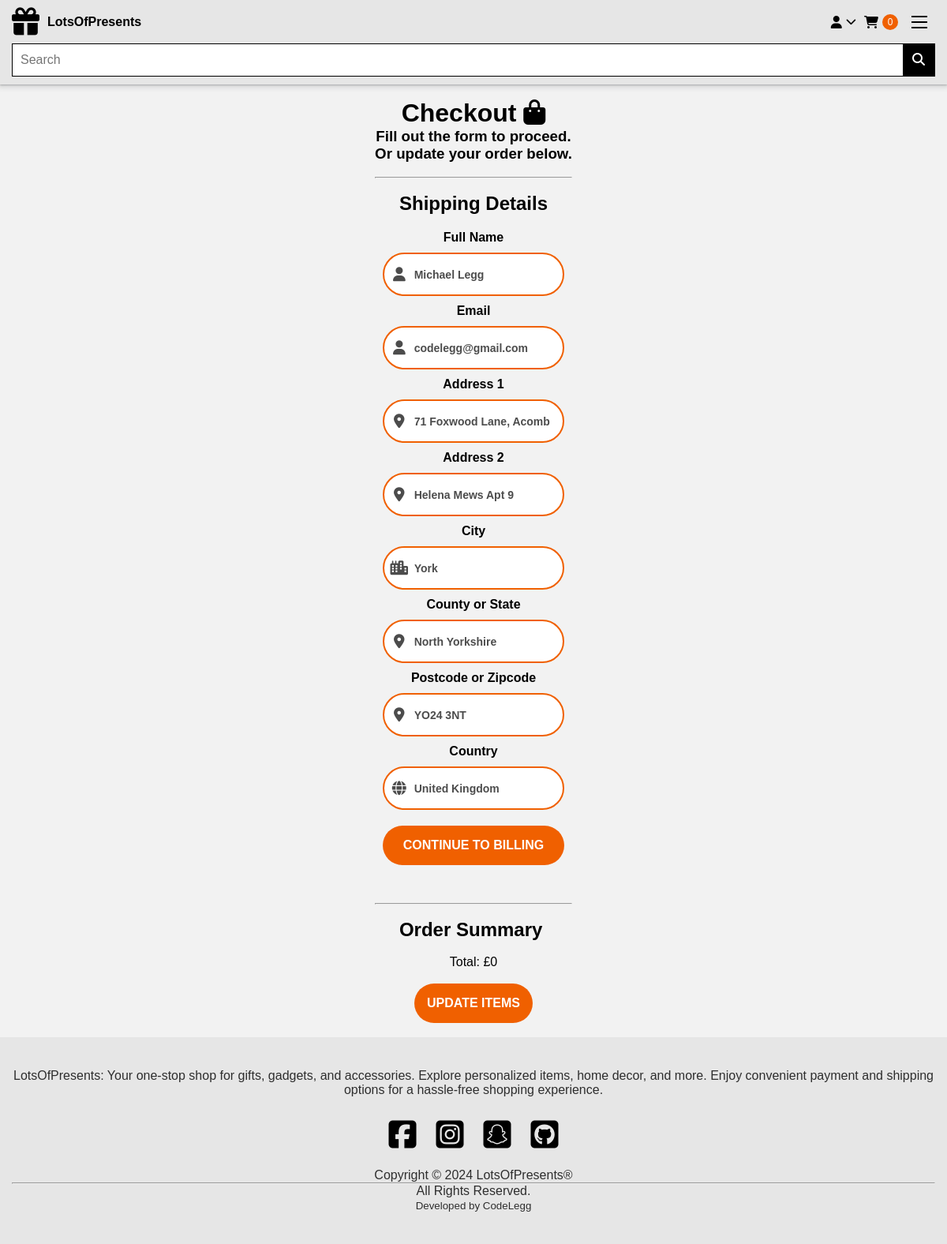
The app's page /payment/checkout (signed in) with its own data.
### payment/models.py (models this page shows, shortened)
class ShippingAddress(models.Model):
    user = models.ForeignKey(User, on_delete=models.CASCADE, null=True, blank=True)
    shipping_full_name = models.CharField(max_length=255)
    shipping_email = models.CharField(max_length=255, default="example@example.com")
    shipping_address1 = models.CharField(max_length=255)
    shipping_address2 = models.CharField(max_length=255, null=True, blank=True)
    shipping_city = models.CharField(max_length=255)
    shipping_state = models.CharField(max_length=255, null=True, blank=True)
    shipping_zipcode = models.CharField(max_length=255, null=True, blank=True)
    shipping_country = models.CharField(max_length=255)
    class Meta:
        verbose_name_plural = "Shipping Address"

### payment/views.py (the view, shortened to what this page needs)
# urls.py: path("checkout", views.checkout, name="checkout"),
def checkout(request):
    cart = Cart(request)
    cart_products = cart.get_prods
    quantities = cart.get_quants
    totals = cart.cart_total()
    if request.user.is_authenticated:
        shipping_user = ShippingAddress.objects.get(user=request.user)
        shipping_form = ShippingForm(request.POST or None, instance=shipping_user)
        return render(
            request,
            "payment/checkout.html",
            {
                "cart_products": cart_products,
                "quantities": quantities,
                "totals": totals,
                "form": shipping_form,
            },
        )

### cart/cart.py (called while the page is built, shortened)
    def cart_total(self):
        product_ids = self.cart.keys()
        products = Product.objects.filter(id__in=product_ids)  # Fixed typo here
        quantities = self.cart
        total = 0
        return total

    def __len__(self):
        return len(self.cart)

    def get_prods(self):
        product_ids = self.cart.keys()
        products = Product.objects.filter(id__in=product_ids)
        return products

### cart/context_proccessors.py (called while the page is built)
def cart(request):
    return {'cart': Cart(request)}

### payment/templates/payment/checkout.html (shortened to what this page needs)
{% extends 'base.html' %}
{% block content %}
<div class="auth-account-container">
  <div class="auth-account">
    <div class="signin-signup no-padding">
      <br>
      <h1 class="account-title">Checkout <i class="fa-solid fa-bag-shopping"></i></h1>
      <h3 class="account-title">Fill out the form to proceed. <br> Or update your order below.</h3>
      <br>
      <hr>
      <br>
      <h2 class="account-title">Shipping Details</h2>
      <form method="POST" action="{% url 'billing_info' %}" class="sign-up-form">
        <h4>Full Name</h4>
        <div class="input-field">
          <i class="fas fa-user"></i>
          {{ form.shipping_full_name }}
        </div>
        <h4>Email</h4>
        <div class="input-field">
          <i class="fas fa-user"></i>
          {% if request.user.is_authenticated %}
            <input type="email" id="id_shipping_email" name="shipping_email" value="{{ request.user.email }}" class="validate">
          {% else %}
            {{ form.shipping_email }}
          {% endif %}
        </div>
        <h4>Address 1</h4>
        <div class="input-field">
          <i class="fas fa-map-marker-alt"></i>
          {{ form.shipping_address1 }}
        </div>
        <h4>Address 2</h4>
        <div class="input-field">
          <i class="fas fa-map-marker-alt"></i>
          {{ form.shipping_address2 }}
        </div>
        <h4>City</h4>
        <div class="input-field">
          <i class="fas fa-city"></i>
          {{ form.shipping_city }}
        </div>
        <h4>County or State</h4>
        <div class="input-field">
          <i class="fas fa-map-marker-alt"></i>
          {{ form.shipping_state }}
        </div>
        <h4>Postcode or Zipcode</h4>
        <div class="input-field">
          <i class="fas fa-map-marker-alt"></i>
          {{ form.shipping_zipcode }}
        </div>
        <h4>Country</h4>
        <div class="input-field">
          <i class="fas fa-globe"></i>
          {{ form.shipping_country }}
        </div>
        <button type="submit" name="update_info" class="btn larger">Continue To Billing</button>
      </form>
      <br>
    </div>
    <hr>
    <div class="account-title">
      <br>
      <h2 class="account-title">Order Summary </h2>
      <div class="card-body">
        <br>
        Total: £{{ totals }}
        <br>
        <br>
        <a href="{% url 'cart_summary' %}" class="btn btn-sm btn-outline-secondary">Update Items</a>
        <br>
      </div>
    </div>
  </div>
</div>
{% endblock %}

### static/css/base.css (style rules this page uses)
:root { --platinum: #e6e6e6; --black_70: #000000b3; --white: #ffffff; --black: #000000; --orange: #f06000; --off-white: #f2f2f2; --ff-poppins: "Poppins", sans-serif; --fs-1: 4.2rem; --fs-2: 3.8rem; --fs-3: 3.2rem; --fs-4: 2.5rem; --fs-5: 2.4rem; --fs-6: 2rem; --fs-7: 1.8rem; --fs-8: 1.5rem; --fw-500: 500; --fw-600: 600; --fw-700: 700; --radius-4: 4px; --radius-12: 12px; --section-padding: 60px; --transition-1: 0.15s ease; --transition-2: 0.35s ease; --cubic-in: cubic-bezier(0.51, 0.03, 0.64, 0.28); --cubic-out: cubic-bezier(0.33, 0.85, 0.56, 1); --shadow: 0 5px 20px 1px hsla(220, 63%, 33%, 0.1); }
*, *::before, *::after { margin: 0; padding: 0; box-sizing: border-box; }
a { text-decoration: none; }
a { color: #000; text-decoration: none; }
button, input { background: none; border: none; font: inherit; }
button { cursor: pointer; }
input { width: 100%; }
i { pointer-events: none; }
html { font-family: var(--ff-poppins); font-size: 10px; scroll-behavior: smooth; }
body { background-color: var(--off-white); font-size: 1.6rem; }

### static/css/categories.css (style rules this page uses)
:root { --platinum: hsl(0, 0%, 90%); --dark-platinum: hsl(0, 0%, 80%); --light-platinum: hsl(0, 0%, 85%); --black_70: hsla(0, 0%, 0%, 0.7); --off-white: hsl(0, 0%, 95%); --white: hsl(0, 0%, 100%); --black: hsl(0, 0%, 0%); --orange: hsl(24, 100%, 47%); --dark-orange: hsl(24, 100%, 42%); --ff-poppins: "Poppins", sans-serif; --fs-1: 4.2rem; --fs-2: 3.8rem; --fs-3: 3.2rem; --fs-4: 2.5rem; --fs-5: 2.4rem; --fs-6: 2rem; --fs-7: 1.8rem; --fs-8: 1.5rem; --fw-500: 500; --fw-600: 600; --fw-700: 700; --radius-4: 4px; --radius-12: 12px; --section-padding: 60px; --transition-1: 0.15s ease; --transition-2: 0.35s ease; --cubic-in: cubic-bezier(0.51, 0.03, 0.64, 0.28); --cubic-out: cubic-bezier(0.33, 0.85, 0.56, 1); --shadow: 0 5px 20px 1px hsla(220, 63%, 33%, 0.1); }

### static/css/auth.css (style rules this page uses)
:root { --platinum: hsl(0, 0%, 90%); --dark-platinum: hsl(0, 0%, 80%); --black_70: hsla(0, 0%, 0%, 0.7); --off-white: hsl(0, 0%, 95%); --white: hsl(0, 0%, 100%); --black: hsl(0, 0%, 0%); --orange: hsl(24, 100%, 47%); --dark-orange: hsl(24, 100%, 42%); --ff-poppins: "Poppins", sans-serif; --fs-1: 4.2rem; --fs-2: 3.8rem; --fs-3: 3.2rem; --fs-4: 2.5rem; --fs-5: 2.4rem; --fs-6: 2rem; --fs-7: 1.8rem; --fs-8: 1.5rem; --fw-500: 500; --fw-600: 600; --fw-700: 700; --radius-4: 4px; --radius-12: 12px; --section-padding: 60px; --transition-1: 0.15s ease; --transition-2: 0.35s ease; --cubic-in: cubic-bezier(0.51, 0.03, 0.64, 0.28); --cubic-out: cubic-bezier(0.33, 0.85, 0.56, 1); --shadow: 0 5px 20px 1px hsla(220, 63%, 33%, 0.1); }
.auth-account-container { display: flex; justify-content: center; align-items: center; }
.auth-account { justify-content: center; align-items: center; background-color: var(--off-white); }
.signin-signup form { display: flex; align-items: center; justify-content: center; flex-direction: column; width: 100%; padding: 20px 10px; }
.signin-signup { align-items: center; justify-content: center; flex-direction: column; width: 100%; padding: 20px 10px; }
.no-padding { padding: 0; }
.input-field { width: 100%; height: 55px; background: var(--white); margin: 10px 0; border: 2px solid var(--orange); border-radius: 50px; display: flex; align-items: center; }
.input-field i { flex: 1; text-align: center; color: var(--black_70); font-size: 18px; }
.input-field input { flex: 5; background: none; border: none; outline: none; width: 100%; font-size: 14px; font-weight: 600; color: var(--black_70); }
.btn { width: 150px; height: 50px; border: none; border-radius: 50px; background: var(--orange); color: #fff; font-weight: 600; margin: 10px 0; text-transform: uppercase; cursor: pointer; text-align: center; }
a.btn { display: flex; justify-content: center; align-items: center; margin: 0 auto; }
.larger { width: 230px; }
.account-title { text-align: center; }

### records on screen
ShippingAddress: shipping_full_name "Michael Legg", shipping_address1 "71 Foxwood Lane, Acomb", shipping_address2 "Helena Mews Apt 9", shipping_city "York", shipping_state "North Yorkshire", shipping_zipcode "YO24 3NT", shipping_country "United Kingdom"

### other values on screen
{{ cart|length }} "0"
{{ totals }} "0"
